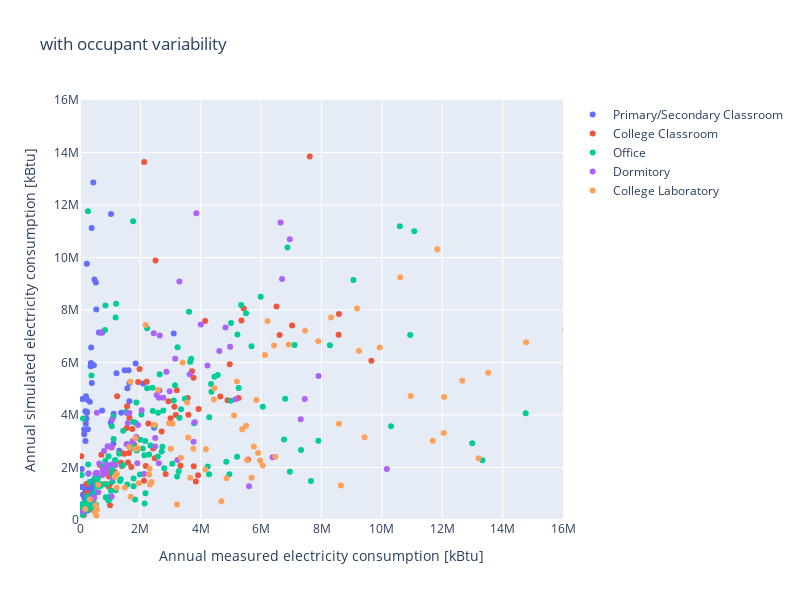

Notebook code for this chart:
### Code cell
entries = df_summary.primaryspaceusage.unique()
fig = go.Figure()

for entry in entries:
    df_filtered = df_summary[df_summary['primaryspaceusage'] == entry]
    
    fig.add_trace(go.Scatter(
        x=df_filtered.elec_kbtu_measured, 
        y=df_filtered.elec_kbtu_simulated_wOccVar,
        mode='markers',
        name=entry,
    ))
    

fig.update_layout(
    title_text = "with occupant variability",
    width = 800,
    height = 600,
    xaxis = dict(
        range = [0, 16000000],
        title_text = 'Annual measured electricity consumption [kBtu]',
        nticks=10,
    ),
    yaxis = dict(
        range = [0, 16000000],
        title_text = 'Annual simulated electricity consumption [kBtu]',
        nticks=10,
    ),
)

fig.show()
